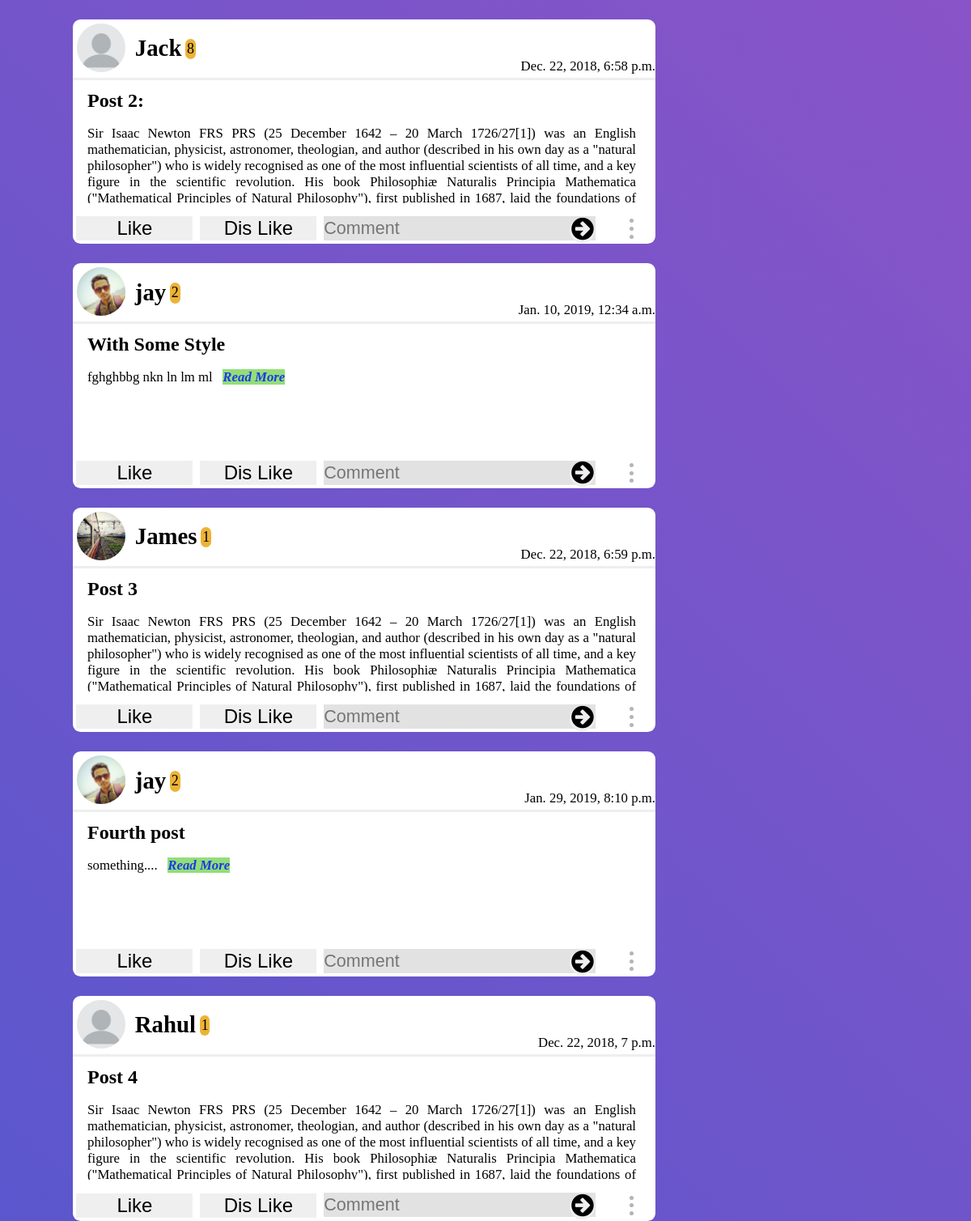
The app's page / (middle part), older data.
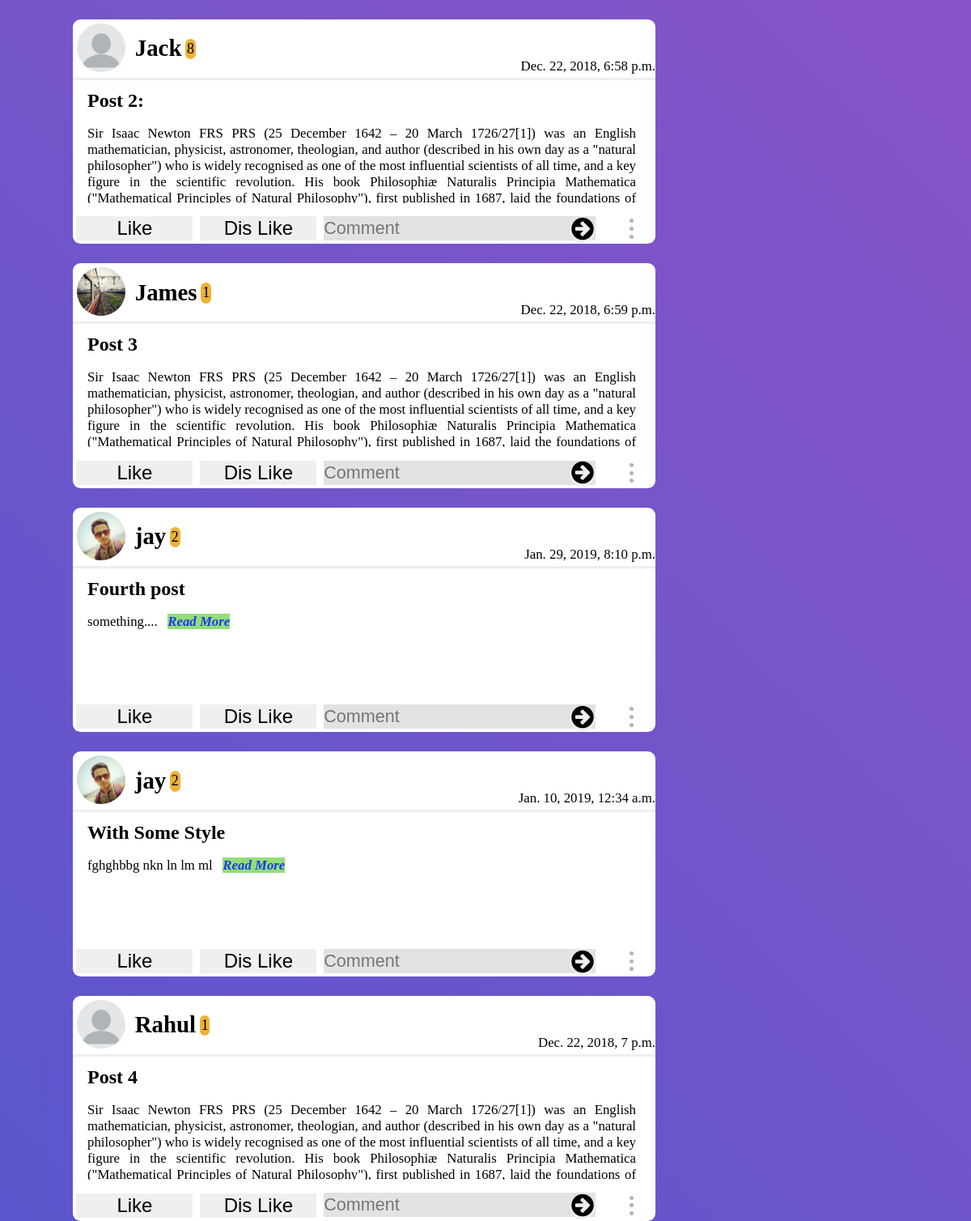
The same page, newer data.
### home/models.py (models this page shows, shortened)
class Posts(models.Model):
    choices = (
        ("1", ("Question")),
        ("2", ("Creative Idea")),
        ("3", ("Innovation")),
        ("4", ("Nightmare")),
        ("5", ("Thought"))
    )
    title = models.CharField(max_length=250, blank=False)
    content = models.TextField(max_length=15000,
                               help_text="Write Your thought here...")
    creation_time = models.DateTimeField(auto_now_add=True, editable=False)
    likes = models.ManyToManyField(User, blank=True, related_name='likes')
    dis_likes = models.ManyToManyField(User, blank=True,
                                       related_name='dis_likes')
    image = models.ImageField(blank=True,
                              help_text="Use Image for Impowring your Thought")
    last_modified = models.DateTimeField(auto_now=True, editable=False)
    user_profile = models.ForeignKey(Profile, on_delete=models.CASCADE)
    trending_ratio = models.FloatField(default=1)
    type = models.CharField(max_length=50, choices=choices)
    tags = models.CharField(max_length=250)
    views = models.ManyToManyField(User, blank=True)

### signup/models.py (models this page shows)
class Profile(models.Model):
    user = models.OneToOneField(User, on_delete=models.CASCADE)
    gender = models.CharField(max_length=10, blank=True)
    city = models.CharField(max_length=30, blank=True)
    date_of_birth = models.DateField(null=True, blank=True)
    level = models.IntegerField(default=1)
    bio = models.TextField(max_length=410, default='Edit Bio')
    profile_pic = models.ImageField(
        blank=True,
        help_text="Select Your Profile Image",
    )
    date_of_joining = models.DateTimeField(editable=False,
                                           default=timezone.now)
    follows = models.ManyToManyField('Profile')
    def __str__(self):
        return str(self.user)

### home/views.py (the view)
# urls.py: 2. Add a URL to urlpatterns:  path('', views.home, name='home')
def home(request):
    popular = Profile.objects.order_by('-level')
    if request.user.is_authenticated:
        logged_user = Profile.objects.get(user=request.user.id)
        followings = logged_user.follows.all()
        all_posts = Posts.objects.filter(user_profile__in=followings).order_by('-trending_ratio')
        print('Logged user : ', logged_user.id)
        context = {
            'all_posts': all_posts,
            'logged_user': logged_user,
            'followings': followings,
            'popular': popular,
        }
        return render(request, 'home.html', context)
    else:
        all_posts = Posts.objects.order_by('-trending_ratio')
        context = {
            'all_posts': all_posts,
            'popular': popular
        }
        return render(request, 'home.html', context)

### Notification/context_processor.py (called while the page is built)
def pass_value(request):
    if request.user.is_authenticated:
        user_prfile = Profile.objects.get(user=request.user)
        my_notif = Notifications.objects.filter(receiver=user_prfile)
        unseen_notif_count = my_notif.filter(view=False).count()
        context = {
            "my_notif": my_notif[:12],
            "unseen_notif_count": unseen_notif_count
        }
        return context
    else:
        context = {}
        return context

### home/templates/home.html (shortened to what this page needs)
{% extends 'base.html' %}
{% block content %}
    {% load static %}
    <link rel="stylesheet" href="{% static 'home/stylehome.css' %}">
      <div class="panel">
        <div class="posts-container">
          {% for post in all_posts %}
            <div class="posts" id="post-{{ post.id }}">
              <div class="post-header">
                <a href="profile/{{ post.user_profile.id }}">
                {% if post.user_profile.profile_pic %}
                  <img src="{{ post.user_profile.profile_pic.url }}" class="profile-pic" alt="Image not found">
                {% else %}
                  <img src="{% static 'toob/images/default-profile.png' %}" class="profile-pic" alt="Image not found">
                {% endif %}
              </a>
                <a href="profile/{{ post.user_profile.id }}"><h3 class="user-name">{{ post.user_profile }}</h3></a><span class="level">{{ post.user_profile.level }}</span>
                <span class="date">{{ post.creation_time }}</span>
              </div>
              <h2 class="thought-title">{{ post.title }}</h2>
              <p class="content" id="{{ post.id }}" onclick="showWholeContent({{ post.id }})">
                {{ post.content|slice:":1300" }} <a class="read_more" href="/details/{{ post.id }}"><b>Read More</b></a>
              </p>
              <div class="post-footer">
                {% include 'like_section.html' %}
                {% include 'dis_like_section.html' %}
                <form action="{% url 'comment_submit' post.id  %}" class="comment-form" method="POST">
                  <input type="text" id="comment{{ post.id }}" name="comment" placeholder="Comment">
                  <button type="submit" class="btn comment-submit">
                    <i class="fa fa-arrow-circle-right fa-lg"></i>
                  </button>
                </form>
                <ul class="icons more-btn" id="more{{ post.id }}">
                  <li></li>
                  <li></li>
                  <li></li>
                </ul>
              </div>
            </div>
          {% endfor %}
        </div>
        <div class="following-container">
        </div>
      </div>
{% endblock %}

### templates/like_section.html (shortened to what this page needs)
<form id="like-form{{ post.id }}">
  {% if user.is_authenticated %}
  <button type="submit" id="{{ post.id }}btn" name="like" value="{{ post.id }}" class="btn upvote">Like</button>
  <script type="text/javascript">
    function likingPost(id){
      var liked = document.getElementById(id);
      liked.style.background = "rgb(34, 233, 42)";
    }
    function dis_likingPost(id){
      var dis_liked = document.getElementById(id);
      dis_liked.style.background = "rgb(255, 0, 0)"
    }
    {% for like in post.likes.all %}
      {% if like != user %}
      {% else %}
        likingPost("{{ post.id }}btn");
      {% endif %}
    {% endfor %}
// Adding AJAX for Like button
    $(document).ready(function(event){
      $(document).on('click', '#{{ post.id }}btn', function(event){
        event.preventDefault();
        event.stopImmediatePropagation();
        pk = $(this).attr('value');
        $.ajax({
          type: 'POST',
          url: '{% url "like_post" %}',
          data: {
            'id': pk,
            'csrfmiddlewaretoken': '{{ csrf_token }}'
          },
          success:function(response){
            $('#like-form{{ post.id }}').html(response['like_form']);
            $('#dis_like-form{{ post.id }}').html(response['dis_like_form']);
            console.log('Request sent to Like_post')
            // $('#{{ post.id }}btn').style.color = 'green';
          },
          error: function(er, e){
            console.log(er.responseText);
          }
        });
      });
    });
  </script>
  {% else %}
    <button type="button" id="{{ post.id }}btn" onclick="location.href='{% url 'login' %}';" name="like" class="btn upvote">Like</button>
  {% endif %}
</form>

### templates/dis_like_section.html (shortened to what this page needs)
<form id="dis_like-form{{ post.id }}">
  {% if user.is_authenticated %}
  <button type="submit" id="{{ post.id }}btn2" name="like" value="{{ post.id }}" class="btn upvote">Dis Like</button>
  <script type="text/javascript">
    {% for dis_like in post.dis_likes.all %}
      {% if dis_like != user %}
      {% else %}
        dis_likingPost("{{ post.id }}btn2");
      {% endif %}
    {% endfor %}
// Adding AJAX for Like button
    $(document).ready(function(event){
      $(document).on('click', '#{{ post.id }}btn2', function(event){
        event.preventDefault();
        event.stopImmediatePropagation();
        pk = $(this).attr('value');
        $.ajax({
          type: 'POST',
          url: '{% url "dis_like_post" %}',
          data: {
            'id': pk,
            'csrfmiddlewaretoken': '{{ csrf_token }}'
          },
          success:function(response){
            $('#dis_like-form{{ post.id }}').html(response['dis_like_form']);
            $('#like-form{{ post.id }}').html(response['like_form']);
            console.log('Request sent to Dis_Like_post')
            // $('#{{ post.id }}btn').style.color = 'green';
          }, error: function(er, e){
            console.log(er.responseText);
          }
        });
      });
    });
  </script>
  {% else %}
    <button type="button" id="{{ post.id }}btn2" onclick="location.href='{% url 'login' %}';" name="like" class="btn upvote">Dis Like</button>
  {% endif %}
</form>

Row changes from the older to the newer data that the page shows:
changed Posts "With Some Style": moves down the list
